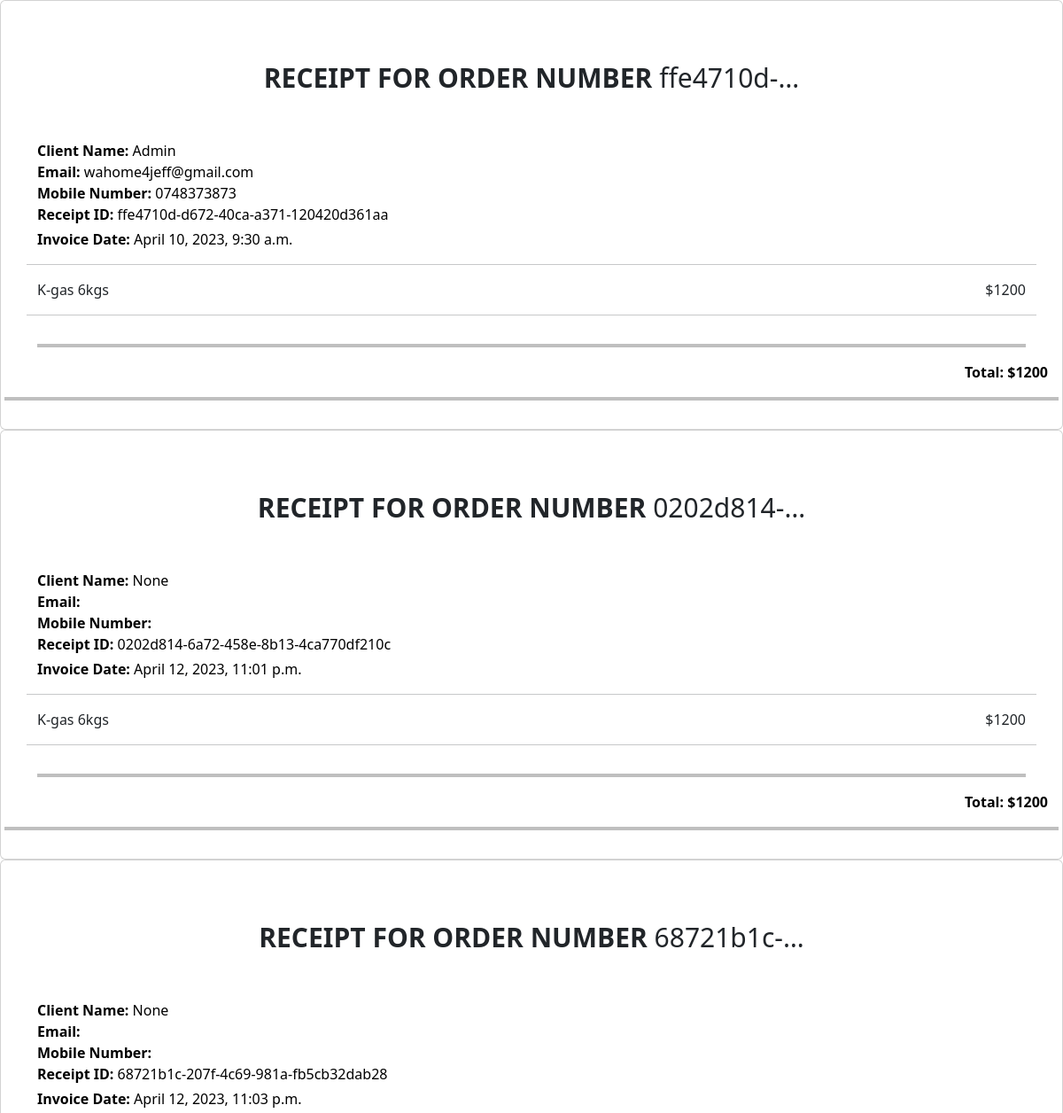
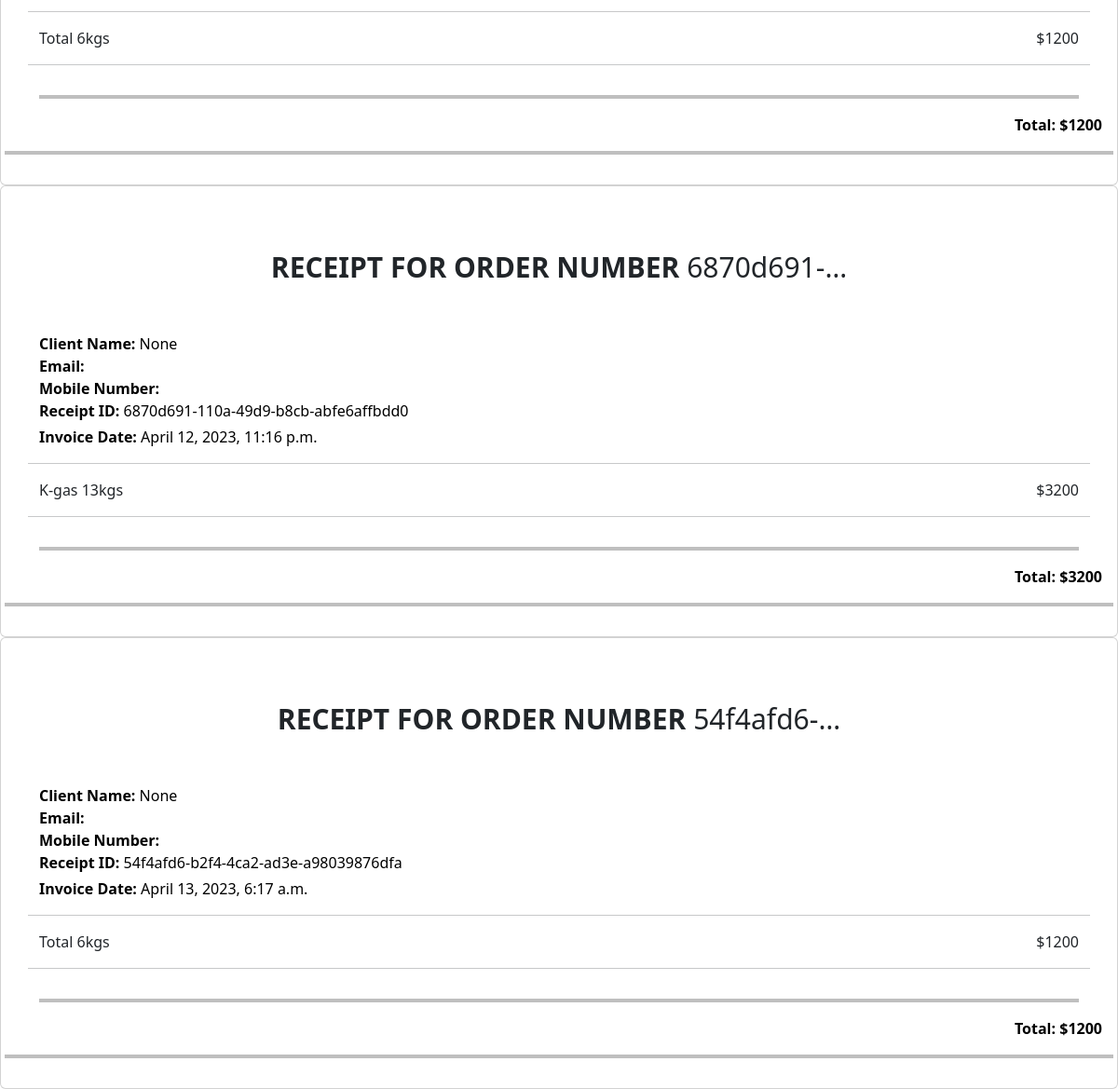
Screenshot of /receipt/ with the database file from the repository (2 pictures, top to bottom).
### base/models.py (models this page shows, shortened)
class Invoice(models.Model):
    invoice_id = models.UUIDField(primary_key=True, default=uuid.uuid4, editable=False)
    user = models.ForeignKey(User, related_name="invoice", on_delete=models.SET_NULL, null=True)
    order = models.ForeignKey(Order, related_name="invoice_order", on_delete=models.SET_NULL, null=True)
    first_name = models.CharField(max_length=200)
    last_name = models.CharField(max_length=200)
    email = models.EmailField()
    location = models.CharField(max_length=200)
    product = models.ForeignKey(Product, related_name="invoiceb_product", on_delete=models.CASCADE)
    order_date = models.CharField(max_length=200)
    price = models.IntegerField()
    quantity = models.IntegerField()
    total = models.IntegerField()
    payment_date = models.DateTimeField(blank=True,null=True)
    date_generated = models.DateTimeField(auto_now_add=True)

class User(AbstractUser):
    email = models.EmailField(unique=True)
    USERNAME_FIELD = "email"
    REQUIRED_FIELDS = ["username"]
    def __str__(self):
        return self.username

class Profile(models.Model):
    profile_id = models.UUIDField(primary_key=True, default=uuid.uuid4, editable=False)
    user = models.OneToOneField(User, related_name="profile", on_delete=models.CASCADE, null=True)
    pic = models.ImageField(default="profile.png", null=True)
    mobile_number = models.CharField(max_length=10, null=True)
    location = models.CharField(max_length=200, choices=LOCATION_CHOICES, null=True)
    gas_brand = models.CharField(max_length=200, choices=GAS_CHOICES, null=True)
    gas_size = models.CharField(max_length=20, choices=SIZE_CHOICES, null=True)
    married = models.BooleanField(default=False, null=True)
    household_number = models.IntegerField(null=True)
    kids_number = models.IntegerField(default=0, null=True)
    kids_below3 = models.IntegerField(default=0, null=True)
    cooking_sequence = models.IntegerField(null=True)
    cooking_method = models.CharField(max_length=200, choices=SEQUENCE_CHOICES, null=True)
    last_refill = models.DateField(null=True)
    predicted_refill = models.DateField(null=True)
    updated = models.DateTimeField(default=datetime.now, null=True)

class Product(models.Model):
    product_id = models.UUIDField(primary_key=True, default=uuid.uuid4, editable=False)
    category = models.CharField(max_length=200)
    name = models.CharField(max_length=200)
    pic = models.ImageField()
    size = models.CharField(max_length=20)
    store = models.CharField(max_length=200)
    price = models.IntegerField()
    quantity = models.IntegerField()
    def __str__(self):
        return str(self.name) + str(" ") + str(self.size)

### base/views.py (the view, shortened to what this page needs)
# urls.py: path("receipt/", views.generate_receipt, name="receipt"),
def generate_receipt(request):
    invoice = Invoice.objects.filter()
    context = {
        "invoices":invoice
    }
    return render(request, "receipt.html", context)

### templates/receipt.html (shortened to what this page needs)
<!doctype html>
<html lang="en">
  <head>
    <link href="https://cdn.jsdelivr.net/npm/bootstrap@5.3.0-alpha3/dist/css/bootstrap.min.css" rel="stylesheet">
  </head>
  <body>
    {% for invoice in invoices %}
    <div class="card">
        <div class="card-body">
          <div class="container">
            <center><p class="my-5 mx-5" style="font-size: 30px;"><strong>RECEIPT FOR ORDER NUMBER  </strong> {{invoice.invoice_id|truncatechars:10}}</p></center>
            <div class="row">
              <ul class="list-unstyled">
                <li class="text-black"><strong>Client Name: </strong>{{invoice.user|title}}</li>
                <li class="text-black"><strong>Email: </strong>{{invoice.user.email}}</li>
                <li class="text-black"><strong>Mobile Number: </strong>{{invoice.user.profile.mobile_number}}</li>
                <li class="text-black"><strong>Receipt ID: </strong>{{invoice.invoice_id}}</li>
                <li class="text-black mt-1"><strong>Invoice Date: </strong>{{invoice.date_generated}}</li>
              </ul>
              <hr>
              <div class="col-xl-10">
                <p>{{invoice.product}}</p>
              </div>
              <div class="col-xl-2">
                <p class="float-end">${{invoice.price}}
                </p>
              </div>
              <hr>
            </div>
              <hr style="border: 2px solid black;">
            </div>
            <div class="row text-black">
              <div class="col-xl-10">
              </div>
              <div class="col-xl-2">
                <p class="float-end fw-bold">Total: ${{invoice.price}}
                </p>
              </div>
              <hr style="border: 2px solid black;">
            </div>
          </div>
        </div>
    {% endfor %}
  </body>
</html>

### rows the page displays
Invoice: invoice_id "ffe4710d-…", user "Admin", user.email "wahome4jeff@gmail.com", user.profile.mobile_number "0748373873", invoice_id "ffe4710d-d672-40ca-a371-120420d361aa", date_generated "April 10, 2023, 9:30 a.m.", product "K-gas 6kgs", price "1200"
Invoice: invoice_id "0202d814-…", user "None", invoice_id "0202d814-6a72-458e-8b13-4ca770df210c", date_generated "April 12, 2023, 11:01 p.m.", product "K-gas 6kgs", price "1200"
Invoice: invoice_id "68721b1c-…", user "None", invoice_id "68721b1c-207f-4c69-981a-fb5cb32dab28", date_generated "April 12, 2023, 11:03 p.m.", product "Total 6kgs", price "1200"
Invoice: invoice_id "6870d691-…", user "None", invoice_id "6870d691-110a-49d9-b8cb-abfe6affbdd0", date_generated "April 12, 2023, 11:16 p.m.", product "K-gas 13kgs", price "3200"
Invoice: invoice_id "54f4afd6-…", user "None", invoice_id "54f4afd6-b2f4-4ca2-ad3e-a98039876dfa", date_generated "April 13, 2023, 6:17 a.m.", product "Total 6kgs", price "1200"
